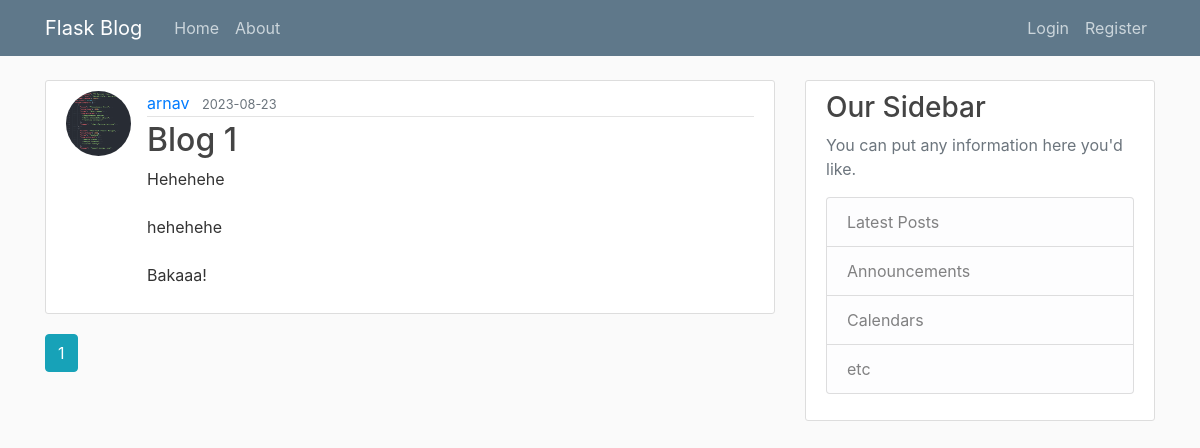
Page /home on the earlier database version.
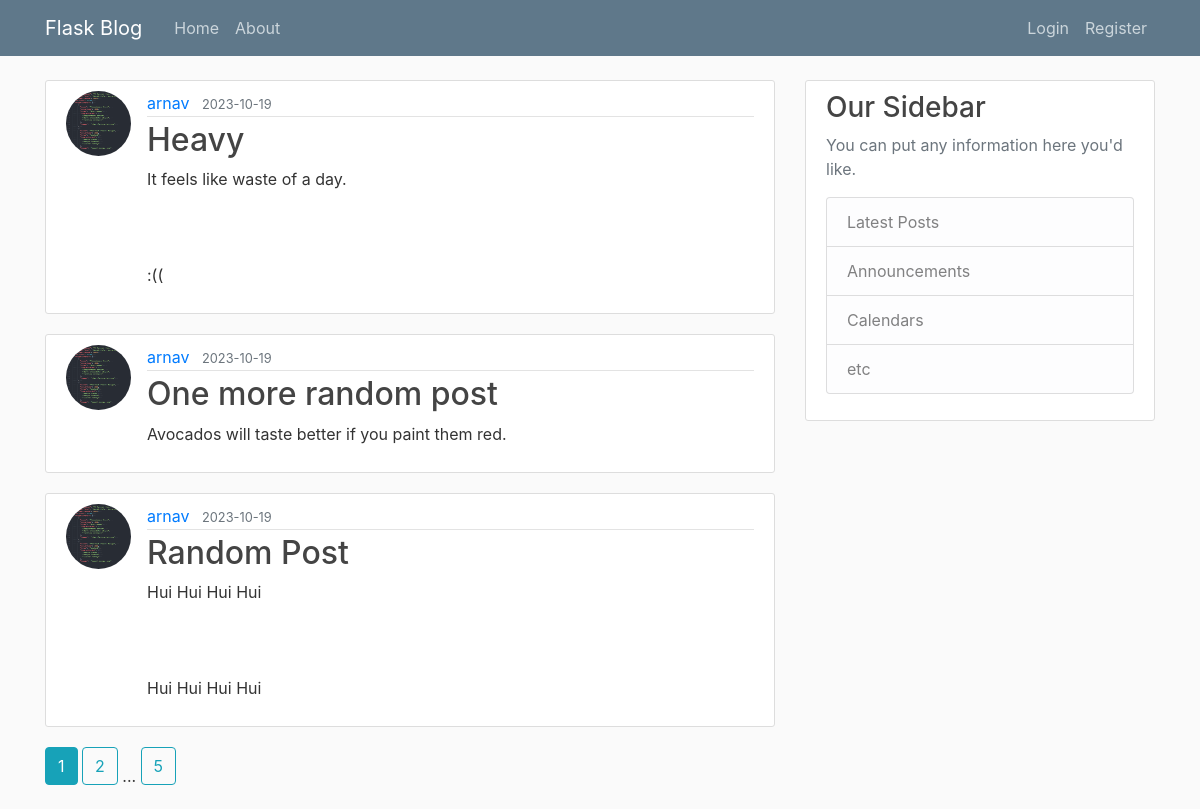
Same page on the later database version.
### flaskblog/models.py (models this page shows, shortened)
class Post(db.Model):
    id=db.Column(db.Integer, primary_key=True)
    title= db.Column(db.String(120), nullable=False)
    content= db.Column(db.Text, nullable=False)
    date_posted= db.Column(db.DateTime, nullable=False, default=datetime.utcnow)
    user_id= db.Column(db.Integer, db.ForeignKey('user.id'), nullable=False)

class User(db.Model, UserMixin):
    id=db.Column(db.Integer, primary_key=True, )
    username= db.Column(db.String(20), unique=True, nullable=False )
    email=db.Column(db.String(120), nullable=False)
    image_file=db.Column(db.String(120), nullable=False, default='default.jpg')
    password=db.Column(db.String(60), nullable=False)
    posts=db.relationship('Post', backref='author', lazy=True)

### flaskblog/routes.py (the view)
@app.route("/")
@app.route("/home")
def home():
    page=request.args.get('page', 1, type=int)
    posts  = Post.query.order_by(Post.date_posted.desc()).paginate(per_page=3 , page=page)
    return render_template('home.html', posts=posts, title='Home')

### flaskblog/templates/home.html
{% extends "layout.html"%}
{% block content %}
    {% for post in posts%}
    <article class="media content-section">
        <img class="rounded-circle article-img" src="{{ url_for('static', filename='Profile_Pictures/' + post.author.image_file) }} ">
        <div class="media-body">
          <div class="article-metadata">
            <a class="mr-2" href="{{ url_for('user_posts', username=post.author.username) }}">{{ post.author.username}}</a>
            <small class="text-muted">{{ post.date_posted.strftime('%Y-%m-%d') }}</small>
          </div>
          <h2><a class="article-title" href="{{ url_for('post', post_id=post.id) }}">{{ post.title }}</a></h2>
          <p class="article-content">{{ post.content }}</p>
        </div>
    </article>
    {% endfor %}
    {% for page_num in posts.iter_pages(left_edge=1, right_edge=1, left_current=1, right_current=1) %}
      {% if page_num %}
        {% if posts.page == page_num %}
          <a class="btn btn-info mb-4" href="{{ url_for('home', page=page_num) }}">{{ page_num }}</a>
        {% else %}
          <a class="btn btn-outline-info mb-4" href="{{ url_for('home', page=page_num) }}">{{ page_num }}</a>
        {% endif %}
      {% else %}
        ...
      {% endif %}
    {% endfor %}
{% endblock content%}

### flaskblog/templates/layout.html (shortened to what this page needs)
<!DOCTYPE html>
<html>
<head>
    <link rel="stylesheet" href="https://maxcdn.bootstrapcdn.com/bootstrap/4.0.0/css/bootstrap.min.css">
    <link rel="stylesheet" type="text/css" href="{{ url_for('static', filename='main.css') }}">
</head>
<body>
    <header class="site-header">
        <nav class="navbar navbar-expand-md navbar-dark bg-steel fixed-top">
            <div class="container">
            <a class="navbar-brand mr-4" href="/">Flask Blog</a>
            <div class="collapse navbar-collapse" id="navbarToggle">
                <div class="navbar-nav mr-auto">
                <a class="nav-item nav-link" href="{{ url_for('home')}}">Home</a>
                <a class="nav-item nav-link" href="{{ url_for('about') }}">About</a>
                </div>
                <div class="navbar-nav">
                {% if current_user.is_authenticated %}
                  <a class="nav-item nav-link" href="{{ url_for('account') }}">Account</a>
                  <a class="nav-item nav-link" href="{{ url_for('new_post') }}">New Post</a>
                  <a class="nav-item nav-link" href="{{ url_for('logout') }}">Logout</a>
                {% else %}
                  <a class="nav-item nav-link" href="{{ url_for('login') }}">Login</a>
                  <a class="nav-item nav-link" href="{{ url_for('register') }}">Register</a>
                {% endif %}
                </div>
            </div>
            </div>
        </nav>
    </header>
    <main role="main" class="container">
        <div class="row">
          <div class="col-md-8">
            {% block content %}{% endblock %}
          </div>
          <div class="col-md-4">
            <div class="content-section">
              <h3>Our Sidebar</h3>
              <p class='text-muted'>You can put any information here you'd like.
                <ul class="list-group">
                  <li class="list-group-item list-group-item-light">Latest Posts</li>
                  <li class="list-group-item list-group-item-light">Announcements</li>
                  <li class="list-group-item list-group-item-light">Calendars</li>
                  <li class="list-group-item list-group-item-light">etc</li>
                </ul>
              </p>
            </div>
          </div>
        </div>
      </main>
</body>
</html>

### flaskblog/static/main.css (style rules this page uses)
body { background: #fafafa; color: #333333; margin-top: 5rem; }
h1, h2, h3, h4, h5, h6 { color: #444444; }
.bg-steel { background-color: #5f788a; }
.site-header .navbar-nav .nav-link { color: #cbd5db; }
.content-section { background: #ffffff; padding: 10px 20px; border: 1px solid #dddddd; border-radius: 3px; margin-bottom: 20px; }
.article-title { color: #444444; }
.article-content { white-space: pre-line; }
.article-img { height: 65px; width: 65px; margin-right: 16px; }
.article-metadata { padding-bottom: 1px; margin-bottom: 4px; border-bottom: 1px solid #e3e3e3 }

Differences in the rows shown:
removed Post: image_file (picture), author.username "arnav", date_posted "2023-08-23", title "Blog 1", content "Hehehehe hehehehe Bakaaa!"
added Post: image_file (picture), author.username "arnav", date_posted "2023-10-19", title "Heavy", content "It feels like waste of a day. :(("
added Post: image_file (picture), author.username "arnav", date_posted "2023-10-19", title "One more random post", content "Avocados will taste better if you paint them red."
added Post: image_file (picture), author.username "arnav", date_posted "2023-10-19", title "Random Post", content "Hui Hui Hui Hui Hui Hui Hui Hui"
Other differences:
new list line: "2"
new list line: "5"
